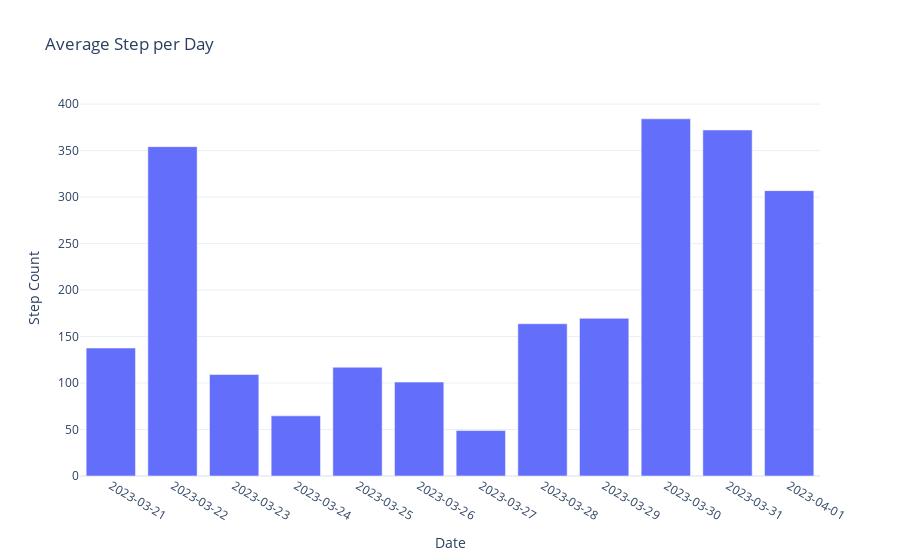

The notebook cell saved with this chart:
### Code cell
average_step_count_per_day = data.groupby("Date")['Step Count'].mean().reset_index()
fig = px.bar(average_step_count_per_day,x = 'Date',y= 'Step Count',title = 'Average Step per Day')
fig.update_xaxes(type = 'category')
fig.show()

### Figure 1 — Plotly figure (JSON) as saved in the notebook; plotly's stock layout.template omitted (floating-point values rounded to 4 significant figures)
{"data": [{"alignmentgroup": "True", "hovertemplate": "Date=%{x}<br>Step Count=%{y}<extra></extra>", "legendgroup": "", "marker": {"color": "#636efa", "pattern": {"shape": ""}}, "name": "", "offsetgroup": "", "orientation": "v", "showlegend": false, "textposition": "auto", "type": "bar", "x": ["2023-03-21", "2023-03-22", "2023-03-23", "2023-03-24", "2023-03-25", "2023-03-26", "2023-03-27", "2023-03-28", "2023-03-29", "2023-03-30", "2023-03-31", "2023-04-01"], "xaxis": "x", "y": [137.6, 354.2, 109.1, 64.67, 117, 101, 48.88, 163.8, 169.6, 384.2, 372.2, 306.9], "yaxis": "y"}], "layout": {"autosize": true, "barmode": "relative", "legend": {"tracegroupgap": 0}, "title": {"text": "Average Step per Day"}, "xaxis": {"anchor": "y", "autorange": true, "domain": [0, 1], "range": [-0.5, 11.5], "title": {"text": "Date"}, "type": "category"}, "yaxis": {"anchor": "x", "autorange": true, "domain": [0, 1], "range": [0, 404.4], "title": {"text": "Step Count"}, "type": "linear"}}}
